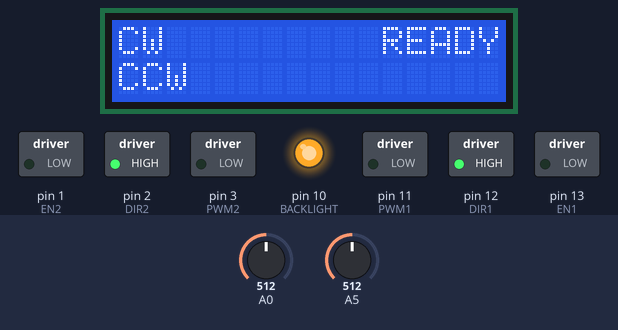
Bench run of a sketch on a simulated Arduino Uno, built with avr-gcc and run on an emulated ATmega328P. Shown: 16×2 character LCD, switched loads named in the sketch (green lamp = pin HIGH), output pins drawn as LEDs (lit = HIGH). The test bench sets the inputs (shaded band); at power-on: A0 = 512, A5 = 512.

Above: at 1.2 s.
1.3 s: A0 set to 633
2.8 s: A0 set to 662
At 3.9 s:
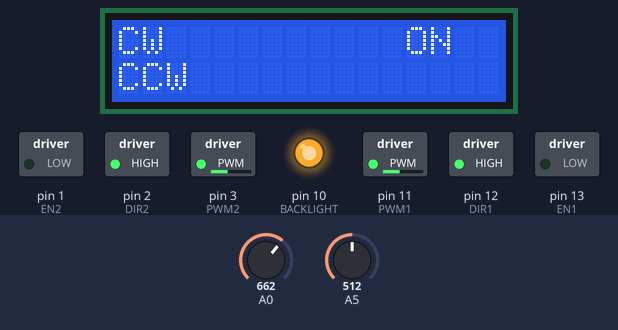
4.4 s: A5 set to 660
At 5.7 s:
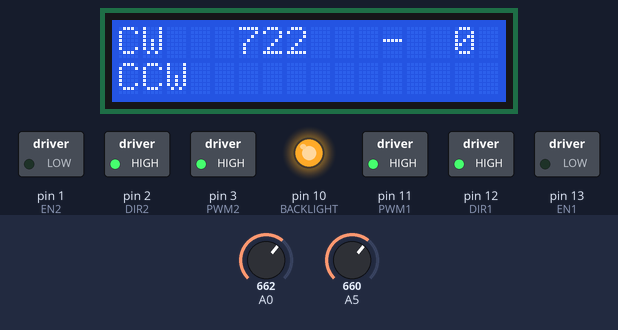
6.4 s: A5 set to 640
At 6.5 s:
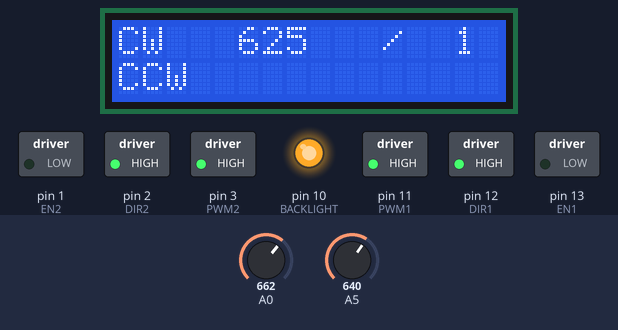
7.9 s: A5 set to 716
At 8.5 s:
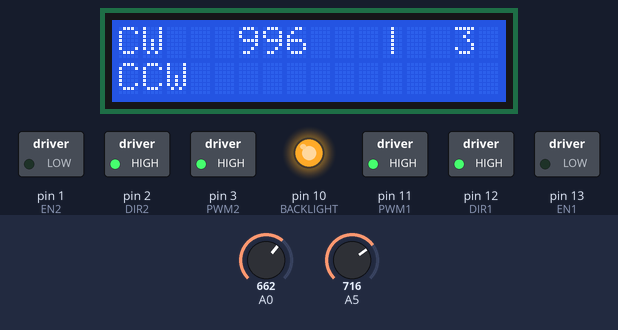
Timing chart, 0 to 16.9 s (numbered marks = the images above; inputs shaded):
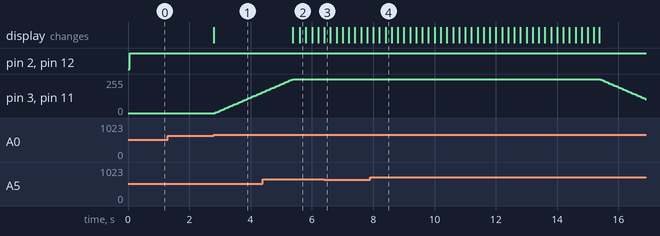

The sketch:

motor.ino
```cpp
#include <LiquidCrystal.h>

// Port for Motor control
int BACKLIGHT = 10;
int PWM1 = 11;
int DIR1 = 12;
int EN1 = 13;
int PWM2 = 3;
int DIR2 = 2;
int EN2 = 1;

boolean CH2EN = true;

// parameter for loop
int speed = 0;
int state = 0;
unsigned long int start_time = 0;
unsigned long int click_time = 0;

int prog_seq = 0;
boolean DIRFLAG = true;
boolean btnClicked = false;

// avg current
long int sum_cw = 0;
int cnt;

LiquidCrystal lcd(8, 9, 4, 5, 6, 7);

// define some values used by the panel and buttons
int lcd_key     = 0;
int adc_key_in  = 0;

#define btnRIGHT  0
#define btnUP     1
#define btnDOWN   2
#define btnLEFT   3
#define btnSELECT 4
#define btnNONE   5

int read_LCD_buttons() {              // read the buttons
  adc_key_in = analogRead(0);       // read the value from the sensor

  // my buttons when read are centered at these valies: 0, 144, 329, 504, 741
  // we add approx 50 to those values and check to see if we are close
  // We make this the 1st option for speed reasons since it will be the most likely result

  if (adc_key_in > 1000) return btnNONE;

  // For V1.1 us this threshold
  if (adc_key_in < 50)   return btnRIGHT;
  if (adc_key_in < 250)  return btnUP;
  if (adc_key_in < 450)  return btnDOWN;
  if (adc_key_in < 650)  return btnLEFT;
  if (adc_key_in < 850)  return btnSELECT;

  // For V1.0 comment the other threshold and use the one below:
  /*
    if (adc_key_in < 50)   return btnRIGHT;
    if (adc_key_in < 195)  return btnUP;
    if (adc_key_in < 380)  return btnDOWN;
    if (adc_key_in < 555)  return btnLEFT;
    if (adc_key_in < 790)  return btnSELECT;
  */

  return btnNONE;                // when all others fail, return this.
}

void setup() {
  // Debugging
  if(!CH2EN)   Serial.begin(115200);

  // LCD Settings
  lcd.begin(16, 2);               // 16x2 : LCD Size
  print_disp(0,0, "CW",   2);
  print_disp(0,1, "CCW",  3);
  print_disp(11,0,"READY",5);

  pinMode(BACKLIGHT,OUTPUT);
  pinMode(PWM1,OUTPUT);
  pinMode(DIR1,OUTPUT);
  pinMode(EN1,OUTPUT);

  if(CH2EN) {
    pinMode(PWM2,OUTPUT);
    pinMode(DIR2,OUTPUT);
    pinMode(EN2,OUTPUT);
  }
  digitalWrite(BACKLIGHT, HIGH);
}

void loop() {
  // Analog Read
  int volt = 5000.0/1024.0*analogRead(A5);
  int curr = volt-2500;
  int row;

  //Serial.println(state);

  if(DIRFLAG) row = 0;
  else        row = 1;

  // key interrupt
  lcd_key = read_LCD_buttons();
  if(lcd_key == btnSELECT && !btnClicked) {
    click_time = millis();
    if(state == 0) {
      state = 1; sum_cw = 0;
      clear_disp(4,0,12); clear_disp(4,1,12);
      print_disp(11,row,"ON",3);
      digitalWrite(10, HIGH);
    }
    btnClicked = true;
  }

  else if(lcd_key != btnNONE)
    click_time = millis();

  else
    btnClicked = false;

  /*
  else if(lcd_key == btnRIGHT && !btnClicked) {
    lcd.scrollDisplayRight();
    btnClicked = true;
  }

  else if(lcd_key == btnLEFT && !btnClicked) {
    lcd.scrollDisplayLeft();
    btnClicked = true;
  }
  */


  // State
  switch(state) {
    case 0:
      /*
      Serial.print(click_time);
      Serial.print("/");
      Serial.println(millis());
      */
      if(millis()-click_time > 10000)
        digitalWrite(10, LOW);
      else
        digitalWrite(10, HIGH);
      break;
    case 1:
      if(speed < 255) {
        speed += 5;
      }
      else {
        speed = 255;
        state += 1;
        while(millis()%1000 == 0) {
          delay(10);
        }
        start_time = millis();
        clear_disp(11,row,5);
      }
      delay(50);
      break;

    case 2:
      /*
      Serial.print(millis());
      Serial.print("/");
      Serial.println(start_time);
      */

      if(millis() - start_time > 10000) {
        state += 1;
        print_disp(4,row,sum_cw/cnt,4);
        lcd.print(".");
        if(DIRFLAG) {
          if(sum_cw/cnt > 100 && sum_cw/cnt < 200)  print_disp(10,row,"[PASS]",6);
          else                                      print_disp(10,row,"[FAIL]",6);
        }
        else {
          if(sum_cw/cnt < -100 && sum_cw/cnt > -200)  print_disp(10,row,"[PASS]",6);
          else                                      print_disp(10,row,"[FAIL]",6);
        }
      }
      else {
        if(millis()%200 == 0) {
          clear_disp(4,row,5);
          print_disp(4,row,curr,4);
          sum_cw = sum_cw + curr;
          cnt += 1;
          print_disp(13,row,cnt/5,2);
          prog_view(11,row);
          /*
          Serial.print(cnt);
          Serial.print("/");
          Serial.print(curr);
          Serial.print("/");
          Serial.println(sum_cw);
          */
        }
      }
      break;

    case 3:
     if(speed > 5) {
      speed -= 5;
     }

    else {
      speed = 0;
      if(DIRFLAG) {
        state = 1;
        clear_disp(4,1,11);
        print_disp(11,1,"ON",3);
      }
      else {
        state = 0;
        click_time = millis();
      }
      cnt = 0;
      sum_cw = 0;
      DIRFLAG = !DIRFLAG;
    }
    delay(50);
    break;
  }

  analogWrite(PWM1,speed); //0~255

  if(DIRFLAG) {
    digitalWrite(DIR1, HIGH);
  }
  else {
    digitalWrite(DIR1, LOW);
  }
  digitalWrite(EN1, LOW);

  if(CH2EN) {
    analogWrite(PWM2,speed);

    if(DIRFLAG) {
      digitalWrite(DIR2, HIGH);
    }
    else {
      digitalWrite(DIR2, LOW);
    }

    digitalWrite(EN2, LOW);
  }

  else {
    //Read hall sensor
    Serial.print("U1 : ");
    Serial.print(analogRead(A1));
    Serial.print("/");
    Serial.print("U2 : ");
    Serial.println(analogRead(A2));
  }
}


void clear_disp(int col, int row, int len)
{
  int i;
  lcd.setCursor(col,row);
  for(i = 0 ; i < len ; i++) {
    lcd.print(" ");
  }
}

void print_disp(int col, int row, int num, int len)
{
  int i;
  String temp = (String) num;
  int size = temp.length();
  lcd.setCursor(col,row);
  for (i = 0 ; i < len - size ; i++) {
      lcd.print(" ");
  }
  lcd.print(num);
}

void print_disp(int col, int row, String str, int len)
{
  int i;
  int size = str.length();
  lcd.setCursor(col,row);
  for (i = 0 ; i < len - size ; i++) {
    lcd.print(" ");
  }
  lcd.print(str);
}

void prog_view(int col,int row) {
  lcd.setCursor(col,row);
  if(prog_seq == 0)
    lcd.print("-");
  else if(prog_seq == 1)
    lcd.print("/");
  else
    lcd.print("|");
  prog_seq = (prog_seq + 1)%3;
}
```

Measured:
- the behaviour switches between 649 and 650 on A0 (found by bisection; images 0 and 1)
- after the input at 1.3 s, every drawn part: stays the same
- after the input at 2.8 s, pin 3 (PWM2), pin 11 (PWM1): moves from 0/255 to 155/255 over 1.5 s, starting after 0.05 s; the display: changes at once (image 1)
